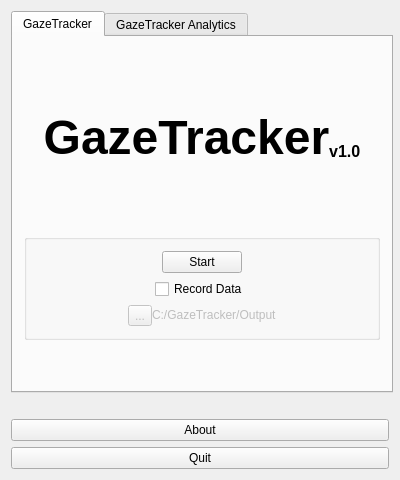
<?xml version="1.0" encoding="UTF-8"?>
<ui version="4.0">
 <class>StartUi</class>
 <widget class="QWidget" name="StartUi">
  <property name="geometry">
   <rect>
    <x>0</x>
    <y>0</y>
    <width>400</width>
    <height>480</height>
   </rect>
  </property>
  <property name="sizePolicy">
   <sizepolicy hsizetype="Fixed" vsizetype="Fixed">
    <horstretch>0</horstretch>
    <verstretch>0</verstretch>
   </sizepolicy>
  </property>
  <property name="minimumSize">
   <size>
    <width>400</width>
    <height>480</height>
   </size>
  </property>
  <property name="maximumSize">
   <size>
    <width>400</width>
    <height>480</height>
   </size>
  </property>
  <property name="windowTitle">
   <string>GazeTracker</string>
  </property>
  <layout class="QVBoxLayout" name="verticalLayout_7">
   <item>
    <widget class="QTabWidget" name="tabWidget">
     <property name="sizePolicy">
      <sizepolicy hsizetype="Preferred" vsizetype="Preferred">
       <horstretch>0</horstretch>
       <verstretch>0</verstretch>
      </sizepolicy>
     </property>
     <property name="minimumSize">
      <size>
       <width>382</width>
       <height>349</height>
      </size>
     </property>
     <property name="maximumSize">
      <size>
       <width>500</width>
       <height>500</height>
      </size>
     </property>
     <property name="currentIndex">
      <number>0</number>
     </property>
     <widget class="QWidget" name="tab">
      <attribute name="title">
       <string>GazeTracker</string>
      </attribute>
      <layout class="QVBoxLayout" name="verticalLayout_3">
       <item>
        <widget class="QLabel" name="label">
         <property name="frameShadow">
          <enum>QFrame::Plain</enum>
         </property>
         <property name="lineWidth">
          <number>1</number>
         </property>
         <property name="midLineWidth">
          <number>-5</number>
         </property>
         <property name="text">
          <string>&lt;html&gt;&lt;head/&gt;&lt;body&gt;&lt;p align=&quot;center&quot;&gt;&lt;span style=&quot; font-size:36pt; font-weight:600;&quot;&gt;GazeTracker&lt;/span&gt;&lt;span style=&quot; font-size:18pt; font-weight:600; vertical-align:sub;&quot;&gt;v1.0&lt;/span&gt;&lt;/p&gt;&lt;/body&gt;&lt;/html&gt;</string>
         </property>
         <property name="alignment">
          <set>Qt::AlignCenter</set>
         </property>
         <property name="indent">
          <number>-1</number>
         </property>
        </widget>
       </item>
       <item>
        <layout class="QVBoxLayout" name="verticalLayout_2">
         <item>
          <widget class="QGroupBox" name="groupBox">
           <property name="sizePolicy">
            <sizepolicy hsizetype="Preferred" vsizetype="Fixed">
             <horstretch>0</horstretch>
             <verstretch>0</verstretch>
            </sizepolicy>
           </property>
           <layout class="QVBoxLayout" name="verticalLayout">
            <item alignment="Qt::AlignHCenter">
             <widget class="QPushButton" name="startButton">
              <property name="maximumSize">
               <size>
                <width>500</width>
                <height>16777215</height>
               </size>
              </property>
              <property name="text">
               <string>Start</string>
              </property>
             </widget>
            </item>
            <item alignment="Qt::AlignHCenter">
             <widget class="QCheckBox" name="recordDataCheckBox">
              <property name="text">
               <string>Record Data</string>
              </property>
             </widget>
            </item>
            <item>
             <layout class="QHBoxLayout" name="horizontalLayout">
              <property name="spacing">
               <number>0</number>
              </property>
              <item>
               <spacer name="horizontalSpacer">
                <property name="orientation">
                 <enum>Qt::Horizontal</enum>
                </property>
                <property name="sizeHint" stdset="0">
                 <size>
                  <width>40</width>
                  <height>10</height>
                 </size>
                </property>
               </spacer>
              </item>
              <item>
               <widget class="QToolButton" name="folderBrowserButton">
                <property name="enabled">
                 <bool>false</bool>
                </property>
                <property name="text">
                 <string>...</string>
                </property>
               </widget>
              </item>
              <item>
               <widget class="QLabel" name="folderLabel">
                <property name="enabled">
                 <bool>false</bool>
                </property>
                <property name="maximumSize">
                 <size>
                  <width>16777215</width>
                  <height>20</height>
                 </size>
                </property>
                <property name="text">
                 <string>C:/GazeTracker/Output</string>
                </property>
               </widget>
              </item>
              <item>
               <spacer name="horizontalSpacer_2">
                <property name="orientation">
                 <enum>Qt::Horizontal</enum>
                </property>
                <property name="sizeHint" stdset="0">
                 <size>
                  <width>40</width>
                  <height>10</height>
                 </size>
                </property>
               </spacer>
              </item>
             </layout>
            </item>
           </layout>
          </widget>
         </item>
        </layout>
       </item>
       <item>
        <spacer name="verticalSpacer">
         <property name="orientation">
          <enum>Qt::Vertical</enum>
         </property>
         <property name="sizeType">
          <enum>QSizePolicy::Fixed</enum>
         </property>
         <property name="sizeHint" stdset="0">
          <size>
           <width>20</width>
           <height>40</height>
          </size>
         </property>
        </spacer>
       </item>
      </layout>
      <zorder>label</zorder>
      <zorder>verticalSpacer</zorder>
     </widget>
     <widget class="QWidget" name="tab_2">
      <attribute name="title">
       <string>GazeTracker Analytics</string>
      </attribute>
      <layout class="QVBoxLayout" name="verticalLayout_6">
       <item>
        <widget class="QLabel" name="label_3">
         <property name="minimumSize">
          <size>
           <width>0</width>
           <height>0</height>
          </size>
         </property>
         <property name="maximumSize">
          <size>
           <width>1000</width>
           <height>1000</height>
          </size>
         </property>
         <property name="text">
          <string>&lt;html&gt;&lt;head/&gt;&lt;body&gt;&lt;p align=&quot;center&quot;&gt;&lt;span style=&quot; font-size:26pt; font-weight:600;&quot;&gt;GazeTracker &lt;/span&gt;&lt;/p&gt;&lt;p align=&quot;center&quot;&gt;&lt;span style=&quot; font-size:26pt; font-weight:600;&quot;&gt;Analytics &lt;/span&gt;&lt;span style=&quot; font-size:26pt; font-weight:600; vertical-align:sub;&quot;&gt;v1.0&lt;/span&gt;&lt;/p&gt;&lt;/body&gt;&lt;/html&gt;</string>
         </property>
        </widget>
       </item>
       <item>
        <layout class="QHBoxLayout" name="horizontalLayout_4">
         <item>
          <layout class="QVBoxLayout" name="verticalLayout_4">
           <item>
            <widget class="QGroupBox" name="groupBox_2">
             <property name="title">
              <string>Input XML File</string>
             </property>
             <layout class="QVBoxLayout" name="verticalLayout_5">
              <item>
               <layout class="QHBoxLayout" name="horizontalLayout_2">
                <item>
                 <widget class="QToolButton" name="chooseXMLButton">
                  <property name="text">
                   <string>...</string>
                  </property>
                 </widget>
                </item>
                <item>
                 <widget class="QLabel" name="xmlLabel">
                  <property name="enabled">
                   <bool>false</bool>
                  </property>
                  <property name="text">
                   <string>e.g.:  C:/GazeTracker/Output/output.xml</string>
                  </property>
                 </widget>
                </item>
               </layout>
              </item>
             </layout>
            </widget>
           </item>
           <item>
            <widget class="QGroupBox" name="groupBox">
             <property name="title">
              <string>Frames Folder</string>
             </property>
             <layout class="QHBoxLayout" name="horizontalLayout_3">
              <item>
               <layout class="QHBoxLayout" name="horizontalLayout_5">
                <item>
                 <widget class="QToolButton" name="chooseFramesButton">
                  <property name="text">
                   <string>...</string>
                  </property>
                 </widget>
                </item>
                <item>
                 <widget class="QLabel" name="framesLabel">
                  <property name="enabled">
                   <bool>false</bool>
                  </property>
                  <property name="text">
                   <string>e.g.: C:/GazeTracker/Output/Frames</string>
                  </property>
                 </widget>
                </item>
               </layout>
              </item>
             </layout>
            </widget>
           </item>
           <item>
            <widget class="QGroupBox" name="groupBox_3">
             <property name="title">
              <string>Video Output</string>
             </property>
             <layout class="QHBoxLayout" name="horizontalLayout_6">
              <item>
               <widget class="QToolButton" name="videoButton">
                <property name="text">
                 <string>...</string>
                </property>
               </widget>
              </item>
              <item>
               <widget class="QLabel" name="videoLabel">
                <property name="text">
                 <string>C:/GazeTracker/Output</string>
                </property>
               </widget>
              </item>
             </layout>
            </widget>
           </item>
           <item>
            <widget class="Line" name="line_2">
             <property name="orientation">
              <enum>Qt::Horizontal</enum>
             </property>
            </widget>
           </item>
           <item>
            <widget class="QPushButton" name="startAnalyticsButton">
             <property name="enabled">
              <bool>false</bool>
             </property>
             <property name="text">
              <string>Start Analysis</string>
             </property>
            </widget>
           </item>
          </layout>
         </item>
        </layout>
       </item>
      </layout>
     </widget>
    </widget>
   </item>
   <item>
    <spacer name="verticalSpacer_3">
     <property name="orientation">
      <enum>Qt::Vertical</enum>
     </property>
     <property name="sizeType">
      <enum>QSizePolicy::Fixed</enum>
     </property>
     <property name="sizeHint" stdset="0">
      <size>
       <width>20</width>
       <height>20</height>
      </size>
     </property>
    </spacer>
   </item>
   <item>
    <widget class="QPushButton" name="aboutButton">
     <property name="text">
      <string>About</string>
     </property>
    </widget>
   </item>
   <item>
    <widget class="QPushButton" name="quitButton">
     <property name="text">
      <string>Quit</string>
     </property>
    </widget>
   </item>
  </layout>
 </widget>
 <layoutdefault spacing="6" margin="11"/>
 <resources/>
 <connections>
  <connection>
   <sender>quitButton</sender>
   <signal>clicked()</signal>
   <receiver>StartUi</receiver>
   <slot>close()</slot>
   <hints>
    <hint type="sourcelabel">
     <x>177</x>
     <y>203</y>
    </hint>
    <hint type="destinationlabel">
     <x>177</x>
     <y>113</y>
    </hint>
   </hints>
  </connection>
  <connection>
   <sender>startButton</sender>
   <signal>clicked()</signal>
   <receiver>StartUi</receiver>
   <slot>close()</slot>
   <hints>
    <hint type="sourcelabel">
     <x>198</x>
     <y>232</y>
    </hint>
    <hint type="destinationlabel">
     <x>199</x>
     <y>239</y>
    </hint>
   </hints>
  </connection>
 </connections>
</ui>
